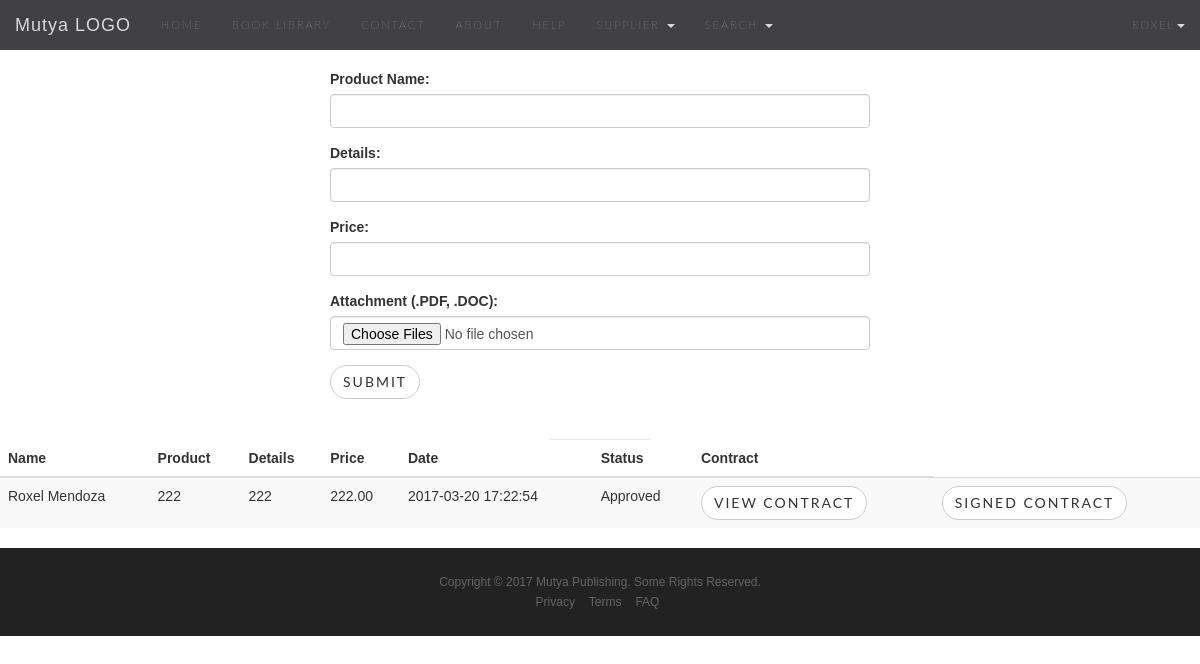
Page /supplierbidform.php (signed in) on the committed database.
### tables this page shows
CREATE TABLE IF NOT EXISTS `users` (
  `id` int(11) NOT NULL AUTO_INCREMENT,
  `usn` varchar(50) NOT NULL,
  `fname` varchar(120) NOT NULL,
  `lname` varchar(120) NOT NULL,
  `birthday` date NOT NULL,
  `address` varchar(60) NOT NULL,
  `contact` int(11) NOT NULL,
  `email` varchar(120) NOT NULL,
  `password` varchar(128) NOT NULL,
  `activate` int(11) NOT NULL,
  `code` int(11) NOT NULL,
  `date` date NOT NULL,
  `block` int(11) NOT NULL,
  `pic` int(11) NOT NULL,
  `ext` varchar(5) NOT NULL,
  `admin` int(11) NOT NULL,
  `user_type` int(10) NOT NULL,
  PRIMARY KEY (`id`)
);

CREATE TABLE IF NOT EXISTS `supplier_bid` (
  `id` int(11) NOT NULL AUTO_INCREMENT,
  `bid_id` int(11) NOT NULL,
  `supplier_id` int(11) NOT NULL,
  `product_bid` varchar(255) NOT NULL,
  `details` varchar(255) NOT NULL,
  `price` varchar(255) NOT NULL,
  `status` int(11) NOT NULL,
  `created_date` timestamp NOT NULL DEFAULT CURRENT_TIMESTAMP,
  PRIMARY KEY (`id`)
);

CREATE TABLE IF NOT EXISTS `uploaded_supp_bid_file` (
  `id` int(11) NOT NULL AUTO_INCREMENT,
  `bid_id` int(11) NOT NULL,
  `supplier_id` int(11) NOT NULL,
  `file_name` varchar(255) NOT NULL,
  `ext` varchar(10) NOT NULL,
  `active` int(11) NOT NULL,
  `created_date` timestamp NOT NULL DEFAULT CURRENT_TIMESTAMP,
  PRIMARY KEY (`id`)
);

### include/check_login.php (called while the page is built, shortened)
<?php
function loggedin()
{
	if (isset($_SESSION['username'])||isset($_COOKIE['username']))
	{
		$loggedin = TRUE;
		return $loggedin;
	}
}
?>

### supplierbidform.php (the view, shortened to what this page needs)
<?php
		include 'include/check_login.php';
			if (loggedin())
			{
				$query = mysql_query("SELECT * FROM users WHERE usn='$_SESSION[username]' ");
					while ($row = mysql_fetch_assoc($query))
					{
						$fname = $row ['fname'];
					}
				}
			else
			{
			}
			function getContractFileName($contractId) {
				$filename = "";
				$sql = mysql_query("SELECT * FROM  uploaded_contract_file WHERE contract_id=$contractId");
				$requestCount = mysql_num_rows($sql);
				  if ($requestCount > 0) {
				     while ($row = mysql_fetch_array($sql)) {
				     	$filename = $row['file_name'];
				   }
				}
				return $filename;
			}
?>
<!DOCTYPE html>
<html lang="en">
<head>
    <link href="css/bootstrap.min.css" rel="stylesheet">
    <link rel="stylesheet" href="vendor/font-awesome/css/font-awesome.min.css">
    <link rel="stylesheet" href="vendor/simple-line-icons/css/simple-line-icons.css">
    <link rel="stylesheet" href="vendor/device-mockups/device-mockups.min.css">
    <link href="css/new-age.css" rel="stylesheet">
</head>
<body>
    <?php include 'template/header2.php'; ?>
    <div class="container">
		<form action="supplierbid.php" method="post" enctype="multipart/form-data" style="margin-top: 69px;">
		<div class="form-group col-sm-offset-3 col-sm-6">
			<label for="product-name">Product Name:</label>
			<input type="text" id="product-name" required="required" class="form-control" name="name">
		</div>
		<br/>
		<div class="form-group col-sm-offset-3 col-sm-6">
			<label for="details">Details:</label>
			<input type="text" id="details" required="required" class="form-control" name="details">
		</div>
		<br/>
		<div class="form-group col-sm-offset-3 col-sm-6">
			<label for="price">Price:</label>
			<input type="text" id="price" required="required" class="form-control" name="price">
		</div>
		<br/>
		<div class="form-group col-sm-offset-3 col-sm-6">
			<label for="product-name">Attachment (.PDF, .DOC):</label>
			<input type="file" id="file" accept=".pdf" name="file" class="form-control" required="required" multiple />
		</div>				<br/>
		<div class="form-group col-sm-offset-3 col-sm-6">
			<input type="submit" name="submit" class="btn btn-default" value="Submit">
		</div>
		</form>
		</div>
		<hr class="bg-magenta">
		<div class="table-responsive">
      <table class="table table-striped">
        <thead>
    <th>Name</th>
    <th>Product</th>
    <th>Details</th>
    <th>Price</th>
    <th>Date</th>
    <th>Status</th>
    <th>Contract</th>
  </thead>
  <?php
  $sql = mysql_query("SELECT supplier_bid.id as supplier_bid_id, supplier_bid. * , bids.id as bids_id, bids . *, uploaded_supp_bid_file.id as uploaded_supp_bid_file_id,  uploaded_supp_bid_file.*, users.id as users_id, users.*
FROM supplier_bid
INNER JOIN bids ON bids.id = supplier_bid.bid_id
INNER JOIN users ON supplier_bid.supplier_id=users.id
INNER JOIN uploaded_supp_bid_file ON uploaded_supp_bid_file.bid_id=bids.id WHERE users.user_type=3 AND users.id=" . $userid);
  $requestCount = mysql_num_rows($sql);
  if ($requestCount > 0) {
     while ($row = mysql_fetch_array($sql)) {
      $bids_id = $row['bids_id'];
      $fname = $row['fname'];
      $lname = $row['lname'];
      $product = $row['product_bid'];
      $detail = $row['details'];
      $price = $row['price'];
      $date = $row['created_date'];
      $status = ($row['status'] == '0' ? 'Pending' : 'Approved');
      $disabled = ($status == 'Approved') ? '' : 'disabled';
      $contractfilename = "";
      if ($status == 'Approved') {
      	$contractfilename = getContractFileName($bids_id);
      }
      echo "
        <tr>
          <td>$fname $lname</td>
          <td>$product</td>
          <td>$detail</td>
          <td>".number_format($price, 2, '.', ',')."</td>
          <td>$date</td>
          <td>$status</td>
          <td>
			<form action='showcontract.php' method='post'>
				<input type='hidden' name='id' value='$bids_id' />
				<input type='hidden' name='filename' value='$contractfilename' />
				<input class='btn btn-default' type='submit' name='submit' value='View Contract' $disabled />
			</form>
          </td>
          <td>
			<form action='suppliersignedcontract.php' method='post'>
				<input type='hidden' name='id' value='$bids_id' />
				<input type='hidden' name='type' value='supplier' />
				<input class='btn btn-default' type='submit' name='submit1' value='Signed Contract' $disabled />
			</form>
          </td>
        </tr>
      ";
     }
  }
   ?>
      </table>
    </div>
	<?php include 'template/footer.php'; ?>
</body>
</html>

### template/header2.php (shortened to what this page needs)
<nav class="navbar navbar-default navbar-fixed-top">
  <div class="container-fluid">
    <div class="navbar-header">
      <a class="navbar-brand" href="index.php">Mutya LOGO</a>
    </div>
    <div class="collapse navbar-collapse" id="myNavbar">
      <ul class="nav navbar-nav">
        <li><a href="index.php">HOME</a></li>
        <li><a href="catalog.php">BOOK LIBRARY</a></li>
        <li><a href="contact.php">CONTACT</a></li>
        <li><a href="about.php">ABOUT</a></li>
        <li><a href="help.php">HELP</a></li>
      <?php
                          $accesslevel = @$_SESSION['accesslevel'];
                          $userid = @$_SESSION['user_id'];
                          if ($accesslevel == "supplier") {
                            echo "
                            <li class='dropdown'>
                            <a href='#' data-toggle='dropdown' class='dropdown-toggle'>Supplier
                            <span class='caret'></span></a></a>
                            <ul class='dropdown-menu' data-role='dropdown'>
                                 <li><a href='supplierbidform.php'>Bid Portal</a></li>
                              </ul>
                            </li>
                            ";
                          }
                         ?>
        <li class="dropdown">
          <a class="dropdown-toggle" data-toggle="dropdown" href="#">SEARCH
          <span class="caret"></span></a>
        </li>
      </ul>
<?php
	if (loggedin())
			{
				echo '
        <ul class="nav navbar-nav navbar-right">
        <li class="dropdown">
          <a class="dropdown-toggle" data-toggle="dropdown" href="user.php">'.@$fname.'<span class="caret"></span></a>
          <ul class="dropdown-menu">
            <li><a href="user.php">Shopping Cart</a></li>
            <li><a href="include/logout.php">Logout</a></li>
          </ul>
        </li>
</ul>';
      }
      else{
echo '
        <ul class="nav navbar-nav navbar-right">
<li><a href="register.php"><span class="glyphicon glyphicon-user"></span> Sign Up</a></li>
<li><a  href="login.php"><span class="glyphicon glyphicon-log-in"></span> LOGIN</a></li>
</ul>';
      }
?>
    </div>
  </div>
</nav>

### css/new-age.css (style rules this page uses)
html, body { height: 100%; width: 100%; }
body { font-family: 'Muli', 'Helvetica', 'Arial', 'sans-serif'; }
a { -webkit-transition: all 0.35s; -moz-transition: all 0.35s; transition: all 0.35s; color: #fdcc52; }
hr { max-width: 100px; margin: 25px auto 0; border-width: 1px; border-color: rgba(34, 34, 34, 0.1); }
.navbar-default { background-color: white; border-color: rgba(34, 34, 34, 0.05); -webkit-transition: all 0.35s; -moz-transition: all 0.35s; transition: all 0.35s; font-family: 'Catamaran', 'Helvetica', 'Arial', 'sans-serif'; font-weight: 200; letter-spacing: 1px; }
.navbar-default .navbar-header .navbar-brand { font-family: 'Catamaran', 'Helvetica', 'Arial', 'sans-serif'; font-weight: 200; letter-spacing: 1px; color: #fdcc52; }
.navbar-default .nav > li > a { font-family: 'Lato', 'Helvetica', 'Arial', 'sans-serif'; text-transform: uppercase; letter-spacing: 2px; font-size: 11px; }
.navbar-default .nav > li > a, .navbar-default .nav > li > a:focus { color: #222222; }
@media (min-width: 768px) { .navbar-default { background-color: transparent; border-color: transparent; } }
@media (min-width: 768px) { .navbar-default .navbar-header .navbar-brand { color: rgba(255, 255, 255, 0.7); } }
@media (min-width: 768px) { .navbar-default .nav > li > a, .navbar-default .nav > li > a:focus { color: rgba(255, 255, 255, 0.7); } }
.btn { font-family: 'Lato', 'Helvetica', 'Arial', 'sans-serif'; text-transform: uppercase; letter-spacing: 2px; border-radius: 300px; }
body { webkit-tap-highlight-color: #222222; }

### template/style2.php (style rules this page uses)
.navbar { font-family: Montserrat, sans-serif; margin-bottom: 0; background-color: #2d2d30; border: 0; font-size: 11px !important; letter-spacing: 4px; opacity: 0.9; }
.navbar li a, .navbar .navbar-brand { color: #d5d5d5 !important; }

### rows in the picture
users: fname "ROXEL"
supplier_bid: users.fname "Roxel", users.lname "Mendoza", product_bid "222", details "222", price "222.00", uploaded_supp_bid_file.created_date "2017-03-20 17:22:54", status "Approved"
